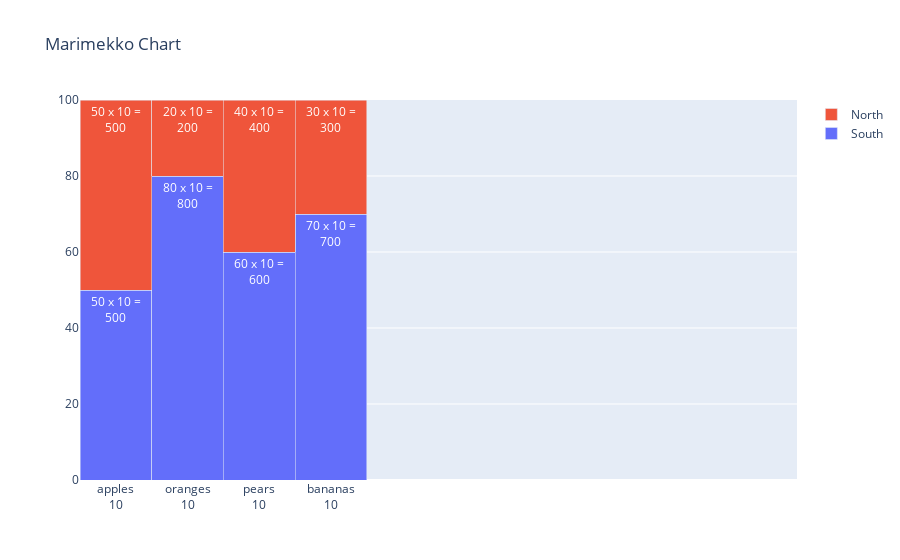

Notebook cell for this chart:
### Code cell
import plotly.graph_objects as go
import numpy as np

labels = ["apples","oranges","pears","bananas"]
widths = np.array([10,10,10,10])
heights = np.array([20] * 5)
data = {
    "South": [50,80,60,70],
    "North": [50,20,40,30]
}

fig = go.Figure()
for key in data:
    fig.add_trace(go.Bar(
        name=key,
        y=data[key],
        x=np.cumsum(widths)-widths,
        width=widths,
        offset=0,
        customdata=np.transpose([labels, widths*data[key]]),
        texttemplate="%{y} x %{width} =<br>%{customdata[1]}",
        textposition="inside",
        textangle=0,
        textfont_color="white",
        hovertemplate='',

#         hovertemplate="<br>".join([
#             "label: %{customdata[0]}",
#             "width: %{width}",
#             "height: %{y}",
#             "area: %{customdata[1]}",
#         ])
    ))

fig.update_xaxes(
    tickvals=np.cumsum(widths)-widths/2,
    ticktext= ["%s<br>%d" % (l, w) for l, w in zip(labels, widths)]
)

fig.update_xaxes(range=[0,100])
fig.update_yaxes(range=[0,100])

fig.update_layout(
    title_text="Marimekko Chart",
    barmode="stack",
    uniformtext=dict(mode="hide", minsize=10),
)

### Figure 1 — Plotly figure (JSON) as saved in the notebook; plotly's stock layout.template omitted (floating-point values rounded to 4 significant figures)
{"data": [{"customdata": [["apples", "500"], ["oranges", "800"], ["pears", "600"], ["bananas", "700"]], "hovertemplate": "", "name": "South", "offset": 0, "textangle": 0, "textfont": {"color": "white"}, "textposition": "inside", "texttemplate": "%{y} x %{width} =<br>%{customdata[1]}", "type": "bar", "width": [10, 10, 10, 10], "x": [0, 10, 20, 30], "y": [50, 80, 60, 70]}, {"customdata": [["apples", "500"], ["oranges", "200"], ["pears", "400"], ["bananas", "300"]], "hovertemplate": "", "name": "North", "offset": 0, "textangle": 0, "textfont": {"color": "white"}, "textposition": "inside", "texttemplate": "%{y} x %{width} =<br>%{customdata[1]}", "type": "bar", "width": [10, 10, 10, 10], "x": [0, 10, 20, 30], "y": [50, 20, 40, 30]}], "layout": {"barmode": "stack", "title": {"text": "Marimekko Chart"}, "uniformtext": {"minsize": 10, "mode": "hide"}, "xaxis": {"range": [0, 100], "ticktext": ["apples<br>10", "oranges<br>10", "pears<br>10", "bananas<br>10"], "tickvals": [5, 15, 25, 35]}, "yaxis": {"range": [0, 100]}}}
